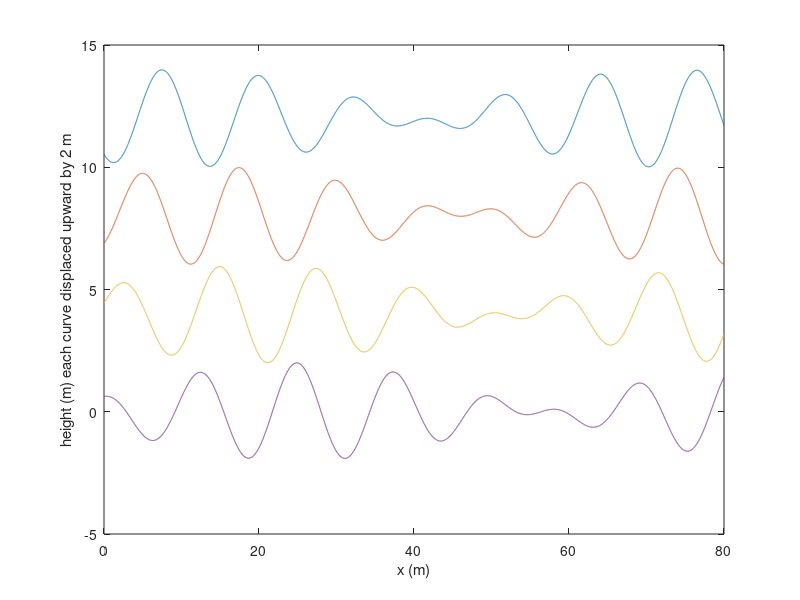

MATLAB code to generate this figure:
% MATLAB file:  grp_vel_2.m
% Compares wave fields at 4 times on one plot.
% Uses deep water waves example.
% Solves for 2 wave example of eq. (7.5) in text.

clear all
close all
x = 0:.01:80;
c = 20;                 % phase speed
cg = c/2;               % group velocity
t = 0;
dt = .04;
k = .5;                 % wavenumber of dominate mode
dk = .1*k;              % variation in wavenumber
nu=c*k;
dnu=0.05*nu;

figure(1)
t1 = 1; t2=1.5; t3=2; t4=2.5;
h1 = 12+ cos((k+dk)*x-(nu+dnu)*t1)+cos((k-dk)*x-(nu-dnu)*t1);
h2 = 8+ cos((k+dk)*x-(nu+dnu)*t2)+cos((k-dk)*x-(nu-dnu)*t2);
h3 = 4+cos((k+dk)*x-(nu+dnu)*t3)+cos((k-dk)*x-(nu-dnu)*t3);
h4 = cos((k+dk)*x-(nu+dnu)*t4)+cos((k-dk)*x-(nu-dnu)*t4);
plot(x,h1,x,h2,x,h3,x,h4)
xlabel('x (m)')
ylabel('height (m) each curve displaced upward by 2 m')
